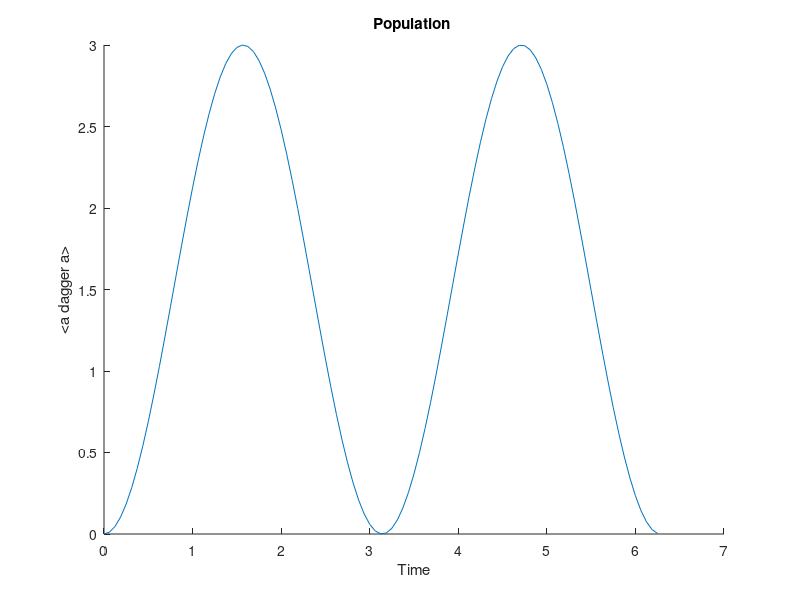

The MATLAB script that drew this image:

% **********************************
% *                                *
% * July 12, 2023                  *
% * TED College                    *
% * Boson-Boson Model,             *
% * The new approach 1st Version   *
% *                                *
% * Here I study the dynamics      *
% * of a two-level Boson system,   *
% * interacting with another       *
% * bosonic system.                *
% *                                *
% *                                *
% **********************************


tic 
clc ;   
hold on ;

% =======================================================================
% Constants:

T = 2 * pi ;          % Totoal Time, (2 * pi) for a complete rotation 
step = 1/16 ;        % Powers of 2 : 16, 32, 64, ...
alpha = 5 ;        % Degree of Coherency of alpha
dimension1 = 60 ;       % Dimension of bosonic subspace
dimension2 = 2 ;       % Dimension of restricted bosonic subspace  

% =======================================================================
% Defining Annihilation and Creation Operators 

% Bosonic Subspace
bI = eye(dimension1) ;
bVec = sqrt(1:dimension1 - 1) ;
b = diag(bVec, 1) ;
bd = b' ;

% Atomic Subspace
aI = eye(dimension2) ;
aVec = sqrt(1:dimension2 - 1) ;
a = diag(aVec, 1) ;
ad = a' ;

% =======================================================================
% Defining Annihilation and Creation Operators of Bosonic and Atomic Fields
% The Order of Subspaces is as follows:
% Atomic + Bosonic = A + B

A = kron(a, bI) ;
B = kron(aI, b) ;

AD = A' ;
BD = B' ;

% =======================================================================
% Defining the States

% First of all, let's define our pure states 
bket = zeros(dimension1,1) ;
bketZero = bket ;
bketZero(1) = 1;        % |0 > : ground state, [1, 0, 0, ...]
bketOne = bket ;
bketOne(2) = 1 ;        % |1 > : first excited state: [0, 1, 0, ...]
bketTwo = bket ;
bketTwo(3) = 1 ;         % |2 > : ground state, [0, 0, 1, ...]
bketThree = bket ;
bketThree(4) = 1 ;       % |3 > : ground state, [0, 0, 0, 1, ...]

aket = zeros(dimension2, 1) ;
aketZero = aket ;
aketZero(1) = 1 ;       % |0 > : ground state, [1, 0, 0, ...]
aketOne = aket ;
aketOne(2) = 1 ;
 
ketAlpha = exp(-0.5 * abs(alpha) ^ 2) * expm(alpha * bd) * expm(-conj(alpha) * b) * bketZero ;     % coherent state alpha

% state = kron(bketZero * bketZero', ketAlpha * ketAlpha') ;
psi = kron(aketZero, bketThree) ;
state = kron(aketZero * aketZero', bketTwo * bketTwo') ; 

C = cell(2, 2) ;
res = cell(2, 2) ;
finalResult = cell(1, 1) ;
finalResult{1, 1} = zeros(120) ;

C{1, 1} = AD * A ;
C{1, 2} = AD * B ;
C{2, 1} = BD * A ;
C{2, 2} = BD * B ;

C_init = zeros(4, 1) ;

k = 0 ;
for i = 1:2
    for j = 1:2
      
    res{i, j} = zeros(120) ;
    k = k + 1 ;
    C_init(k) = trace(state * C{i, j}) ;
    
    end
end

W = [ 0, 1 ;
      1, 0 ] ;

lindblad = -1i * (kron(W, eye(2)) - kron(eye(2), W.')) ;

% Dynamics

Time = 0: step: T ;
resultC = zeros(round((1/step) * T), 1) ;

counter = 1 ;

% for time = 0: step: T
%    
%    co = expm(lindblad * time);
%    result = co * C_init;
%     
%    resultC(counter, 1) = result(1, 1);
%    
%    disp( " ================================================ " );
%    disp( resultC(counter, 1) );
%  
%    disp("I am here: ");
%    disp(time);
%     
%    counter = counter + 1;
%     
% end

for time = 0: step: T
    
    % ====================================
    % Time evolution: Distinguishable case
    U = expm(-1i * W * time);
    UDag = expm(1i * W' * time);
    
    for i = 1 : 2
        for k = 1 : 2
            
            % first: U * C
            res{1, i} = res{1, i} + U(1, k) * C{k, i};            
        end
    end
    
    for i = 1 : 2
       
        % second: C * UDag
        finalResult{1, 1} = finalResult{1, 1} + res{1, i} * UDag(i, 1);
    end
   
    resultC(counter, 1) = psi' * finalResult{1, 1} * psi;
    
    counter = counter + 1;
    
    for i = 1 : 2
        for k = 1 : 2
        
        res{i, k} = zeros(120);
        end
    end
    
    finalResult{1, 1} = zeros(120);
    
end

% =======================================================================
% Plot the Result                         

plot(Time, real(resultC));
title('Population ')
xlabel("Time") ;
ylabel("<a dagger a>") ;

elapsed_Time = toc ;
disp('Run Iime (minute):') ;
disp(elapsed_Time / 60);




